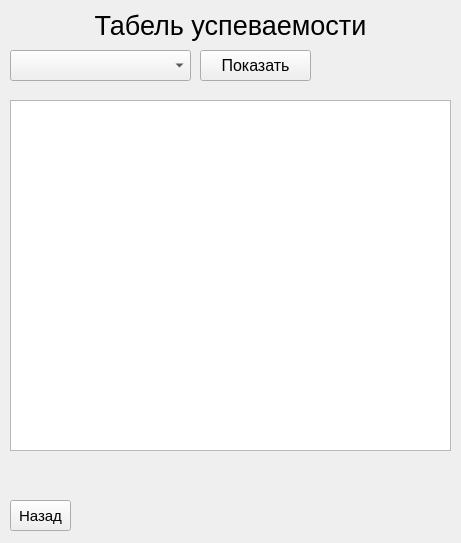
<?xml version="1.0" encoding="UTF-8"?>
<ui version="4.0">
 <class>Form</class>
 <widget class="QWidget" name="Form">
  <property name="geometry">
   <rect>
    <x>0</x>
    <y>0</y>
    <width>461</width>
    <height>543</height>
   </rect>
  </property>
  <property name="windowTitle">
   <string>Табель успеваемости</string>
  </property>
  <widget class="QLabel" name="Title">
   <property name="geometry">
    <rect>
     <x>10</x>
     <y>10</y>
     <width>441</width>
     <height>31</height>
    </rect>
   </property>
   <property name="font">
    <font>
     <pointsize>20</pointsize>
    </font>
   </property>
   <property name="text">
    <string>Табель успеваемости</string>
   </property>
   <property name="alignment">
    <set>Qt::AlignCenter</set>
   </property>
  </widget>
  <widget class="QComboBox" name="comboBox">
   <property name="geometry">
    <rect>
     <x>10</x>
     <y>50</y>
     <width>181</width>
     <height>31</height>
    </rect>
   </property>
  </widget>
  <widget class="QPushButton" name="Sort">
   <property name="geometry">
    <rect>
     <x>200</x>
     <y>50</y>
     <width>111</width>
     <height>31</height>
    </rect>
   </property>
   <property name="font">
    <font>
     <pointsize>12</pointsize>
    </font>
   </property>
   <property name="text">
    <string>Показать</string>
   </property>
  </widget>
  <widget class="QTableWidget" name="table">
   <property name="geometry">
    <rect>
     <x>10</x>
     <y>100</y>
     <width>441</width>
     <height>351</height>
    </rect>
   </property>
  </widget>
  <widget class="QPushButton" name="Exit">
   <property name="geometry">
    <rect>
     <x>10</x>
     <y>500</y>
     <width>61</width>
     <height>31</height>
    </rect>
   </property>
   <property name="maximumSize">
    <size>
     <width>111</width>
     <height>16777215</height>
    </size>
   </property>
   <property name="font">
    <font>
     <pointsize>11</pointsize>
    </font>
   </property>
   <property name="text">
    <string>Назад</string>
   </property>
  </widget>
  <widget class="QLabel" name="Mark">
   <property name="geometry">
    <rect>
     <x>10</x>
     <y>460</y>
     <width>441</width>
     <height>31</height>
    </rect>
   </property>
   <property name="font">
    <font>
     <pointsize>14</pointsize>
    </font>
   </property>
   <property name="text">
    <string/>
   </property>
  </widget>
 </widget>
 <resources/>
 <connections/>
</ui>
